Frame 1 (no input): blank canvas, image omitted
Frame 60 (no input): blank canvas, image omitted
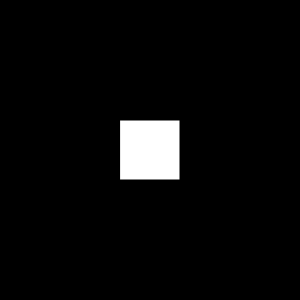
Frame 120 (the mouse pressed at the canvas centre since frame 60)

The p5.js sketch whose frames 1 and 60 were blank and that drew this single picture after the mouse press (run headless with seeded random() and noise() and a simulated clock; from frame 60 on, the mouse is pressed at the canvas centre):

// p5.js sketch
// ── sketch.js
function setup() {
	createCanvas(300, 300);
	rectMode(CENTER);
	background(0);
}
function draw() {
	translate(150, 150);
	scale(map(mouseY,0,300,0,2));
	rect(0, 0, 60, 60);
}
